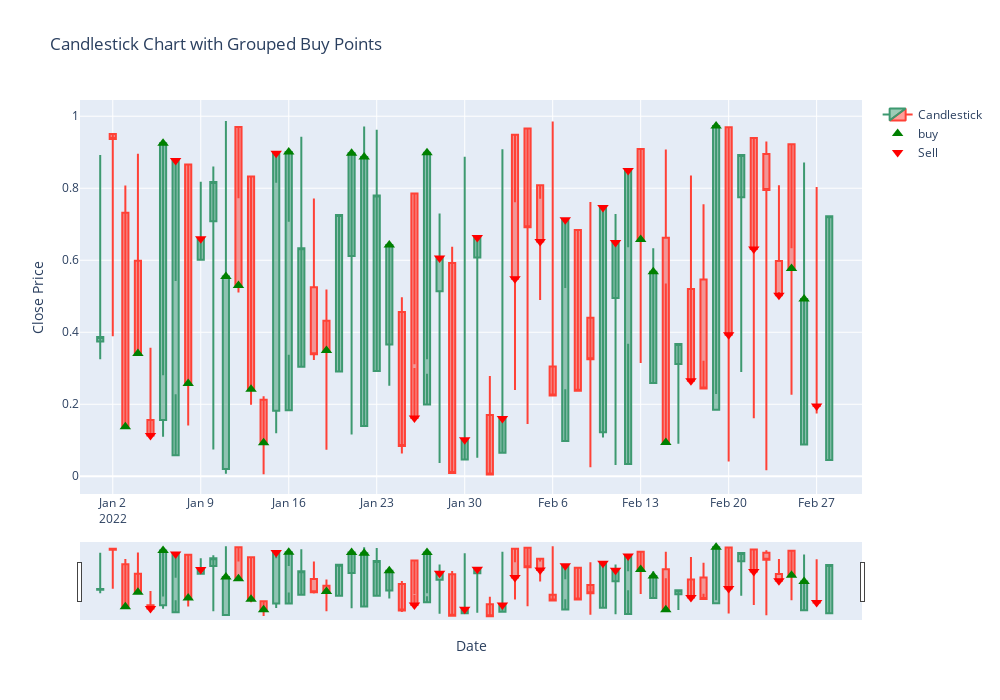

Notebook code for this chart:
### Code cell
import pandas as pd
import plotly.graph_objects as go

# Group consecutive buy points
prediction_df['Buy_Group'] = (prediction_df['Predicted'] == 0).astype(int).groupby((prediction_df['Predicted'] == 0).astype(int).cumsum()).cumsum()



candlestick = go.Candlestick(x=prediction_df['Date'],
            open=prediction_df['Open'],
            high=prediction_df['High'],
            low=prediction_df['Low'],
            close=prediction_df['Close'],
            name='Candlestick')

# # Create Buy trace with grouped buy points
# buy_trace = go.Scatter(
#     x=prediction_df[prediction_df['Predicted'] == 0].groupby('Buy_Group')['Date'].last(),
#     y=prediction_df[prediction_df['Predicted'] == 0].groupby('Buy_Group')['Close'].last(),
#     mode='markers',
#     name='buy',
#     marker=dict(color='green', size=10, symbol='triangle-up')
# )

buy_trace = go.Scatter(x=prediction_df[prediction_df['Predicted'] == 0]['Date'],
    y=prediction_df[prediction_df['Predicted'] == 0]['Close'],
    mode='markers',
    name='buy',
    marker=dict(color='green', size=10, symbol='triangle-up'))

sell_trace = go.Scatter(x=prediction_df[prediction_df['Predicted'] == 1]['Date'],
    y=prediction_df[prediction_df['Predicted'] == 1]['Close'],
    mode='markers',
    name='Sell',
    marker=dict(color='red', size=10, symbol='triangle-down'))

# hold_trace = go.Scatter(x=prediction_df[prediction_df['Predicted'] == 2]['Date'],
#                     y=prediction_df[prediction_df['Predicted'] == 2]['Close'],
#                     mode='markers',
#                     name='Hold',
#                     marker=dict(color='gray', size=10, symbol='circle'))

layout = go.Layout(title='Candlestick Chart with Grouped Buy Points',
                xaxis=dict(title='Date'),
                yaxis=dict(title='Close Price'),
                height=700, 
                width=1000,)
fig = go.Figure(data=[candlestick, buy_trace, sell_trace], layout=layout)

# Your existing code for sell_trace and layout

fig = go.Figure(data=[candlestick, buy_trace, sell_trace], layout=layout)

fig.show()
